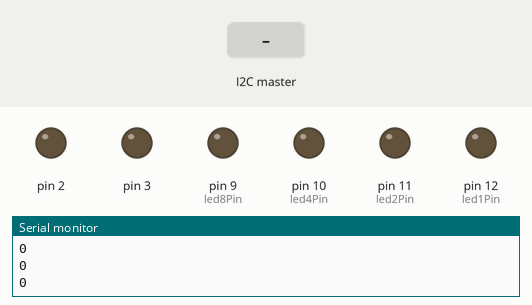
Simulated run of this sketch. Board: Arduino Uno, built with avr-gcc and run on an emulated ATmega328P. Parts: output pins drawn as LEDs (lit = HIGH), the last lines printed to the serial monitor. Dashed ring = blinking. The test bench sets the inputs (shaded band).

Above: at 3.2 s.
3.3 s: the I2C master sends the byte 1
At 4.0 s:
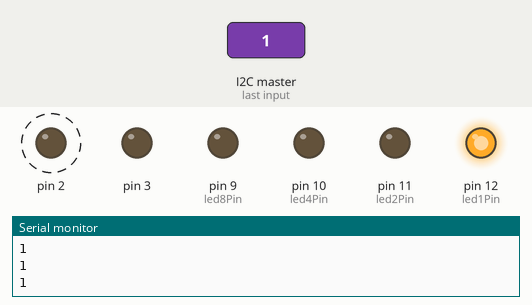
6.3 s: the I2C master sends the byte 2
At 7.5 s:
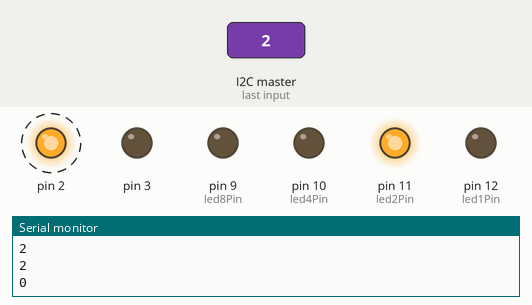
7.8 s: the I2C master sends the byte 90
At 8.7 s:
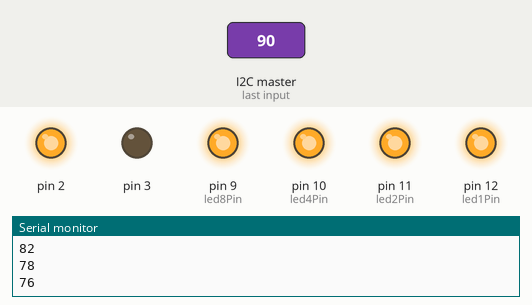
9.3 s: the I2C master sends the byte 0
At 10.5 s:
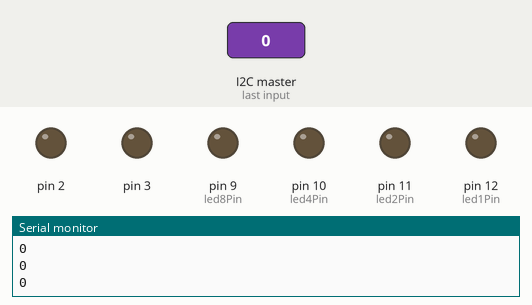
10.8 s: the I2C master sends the byte 1
At 11.4 s:
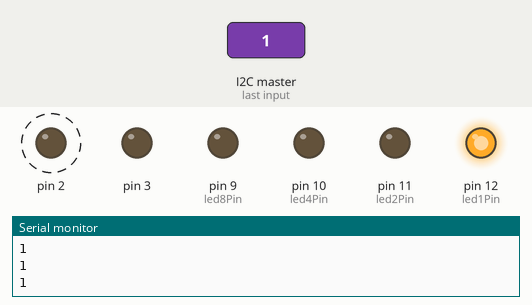
12.3 s: the I2C master sends the byte 2
At 13.5 s:
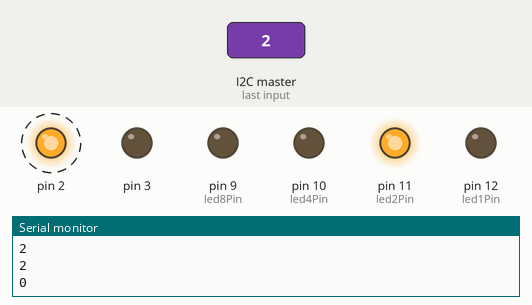
Timing chart, 0 to 14.8 s (numbered marks = the images above; inputs shaded):
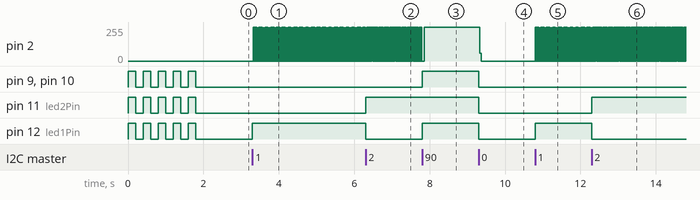

The sketch:

WRO_Car_motor_board.ino
```cpp
#include <Wire.h>


int motorSpeed = 0;


const int led1Pin = 12;
const int led2Pin = 11;
const int led4Pin = 10;
const int led8Pin = 9;


void setup() {
  // put your setup code here, to run once:
  Serial.begin(9600);
  pinMode(2, OUTPUT);
  pinMode(3, OUTPUT);

  pinMode(led1Pin, OUTPUT);
  pinMode(led2Pin, OUTPUT);
  pinMode(led4Pin, OUTPUT);
  pinMode(led8Pin, OUTPUT);

  digitalWrite(2, LOW);
  digitalWrite(3, LOW);


Wire.begin(13);


Wire.onReceive(receiveEvent);  // register event
Wire.onRequest(requestEvent);


  Serial.println("BOOT");


  for(int i = 0; i<5; i++){

    digitalWrite(led8Pin, HIGH);
  digitalWrite(led4Pin, HIGH);
  digitalWrite(led2Pin, HIGH);
  digitalWrite(led1Pin, HIGH);
delay(200);
digitalWrite(led8Pin, LOW);
  digitalWrite(led4Pin, LOW);
  digitalWrite(led2Pin, LOW);
  digitalWrite(led1Pin, LOW);

  delay(200);

  }
  binEncode(motorSpeed);
}

void loop() {


    digitalWrite(2, LOW);


    if (motorSpeed == 1) {
      delay(20);
    }
    if (motorSpeed == 2) {
      delay(15);
    }
    if (motorSpeed == 3) {
      delay(10);
    }
    if (motorSpeed == 4) {
      delay(15);
    }
    if (motorSpeed == 5) {
      delay(10);
    }
    if (motorSpeed == 6) {
      delay(8);
    }
    if (motorSpeed == 7) {
      delay(6);
    }
    if (motorSpeed == 8) {
      delay(4);
    }
    if (motorSpeed == 9) {
      delay(2);
    }
    if (motorSpeed == 10) {
    }


    if (motorSpeed > 0) {
      digitalWrite(2, HIGH);
      delay(4);
    }
    if (motorSpeed == 1) {
      delay(5);
    }
    if (motorSpeed == 2) {
      delay(10);
    }
    if (motorSpeed == 3) {
      delay(5);
    }
    if (motorSpeed == 4) {
      delay(10);
    }
    if (motorSpeed == 5) {
      delay(10);
    }
    if (motorSpeed == 6) {
      delay(8);
    }
    if (motorSpeed == 7) {
      delay(6);
    }
    if (motorSpeed == 8) {
      delay(4);
    }
    if (motorSpeed == 9) {
      delay(2);
    }
    if (motorSpeed == 10) {
      delay(10);
    }


}


void binEncode(int input) {

  digitalWrite(led8Pin, LOW);
  digitalWrite(led4Pin, LOW);
  digitalWrite(led2Pin, LOW);
  digitalWrite(led1Pin, LOW);
  Serial.println(input);
  if (input >= 8) {
    input -= 8;
    digitalWrite(led8Pin, HIGH);
  }
  Serial.println(input);
  if (input >= 4) {
    input -= 4;
    digitalWrite(led4Pin, HIGH);
  }
  Serial.println(input);
  if (input >= 2) {
    input -= 2;
    digitalWrite(led2Pin, HIGH);
  }
  Serial.println(input);
  if (input >= 1) {
    input -= 1;
    digitalWrite(led1Pin, HIGH);
  }
}


void sendInt(int sendInt) {
  byte b1 = sendInt >> 8;
  byte b2 = sendInt;
  Wire.write(b1);
  Wire.write(b2);
}
int recieveInt() {
  byte b1 = Wire.read();
  byte b2 = Wire.read();

  int returnInt = b1;

  returnInt = returnInt << 8;
  returnInt += b2;

  return returnInt;
}


void receiveEvent() {


  motorSpeed = Wire.read();

    binEncode(motorSpeed);
//delay(1000);
}

void requestEvent(){

// sendInt(angle);


}
```

Measured:
- after the input at 3.3 s, pin 2: alternates 255/255 for 0.01 s and 0/255 for 0.02 s, starting at once; pin 12 (led1Pin): LOW → HIGH at once
- after the input at 6.3 s, pin 11 (led2Pin): LOW → HIGH at once; pin 12 (led1Pin): HIGH → LOW at once
- after the input at 7.8 s, pin 9 (led8Pin), pin 10 (led4Pin), pin 12 (led1Pin): LOW → HIGH at once
- after the input at 9.3 s, pin 2: 255/255 → 0/255 at once; pin 9 (led8Pin), pin 10 (led4Pin), pin 11 (led2Pin), pin 12 (led1Pin): HIGH → LOW at once
- after the input at 10.8 s, pin 2: alternates 255/255 for 0.01 s and 0/255 for 0.02 s, starting at once; pin 12 (led1Pin): LOW → HIGH at once
- after the input at 12.3 s, pin 11 (led2Pin): LOW → HIGH at once; pin 12 (led1Pin): HIGH → LOW at once
